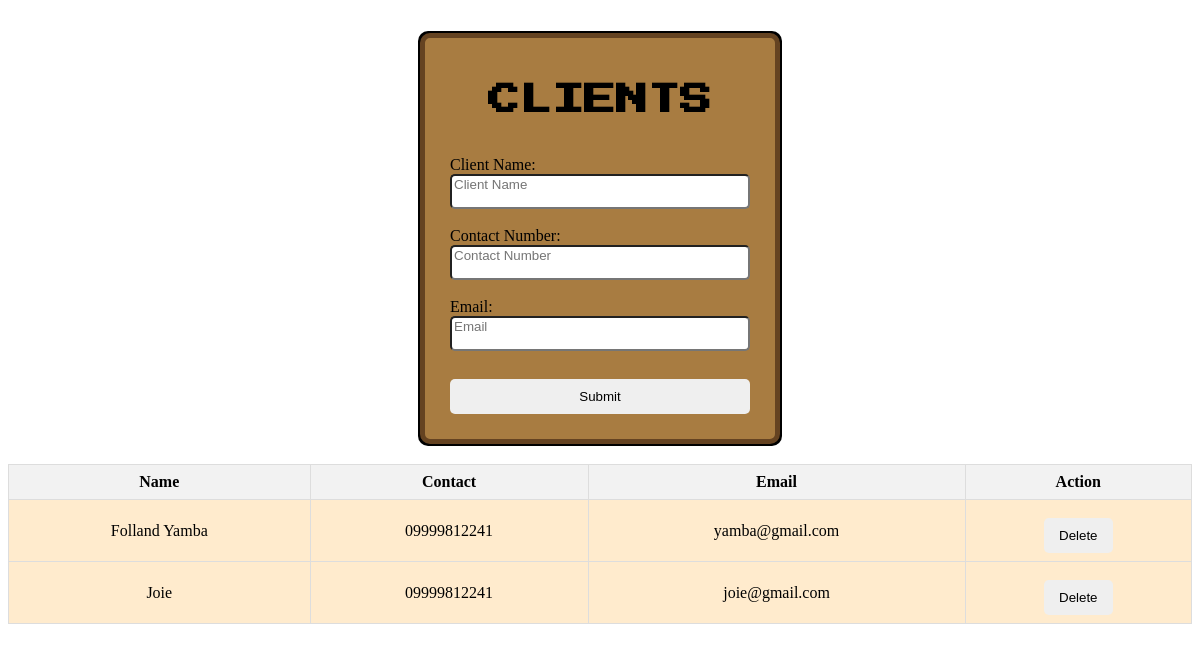
/Admin/client.php, run on the app's committed database.
### tables this page shows
CREATE TABLE `clients` (
  `Client_name` varchar(255) DEFAULT NULL,
  `concern` varchar(255) DEFAULT NULL,
  `contact_num` varchar(255) DEFAULT NULL,
  `email` varchar(255) DEFAULT NULL,
  `id` int(11) NOT NULL
);

### Admin/client.php (the view, shortened to what this page needs)
<?php
require_once __DIR__ . '/../db/db_connect.php';
$result = $conn->query("SELECT * FROM clients");
?>
<!DOCTYPE html>
<html lang="en">
<head>
</head>
<body>
    <div class="container">
        <form method="POST" action="" class="f">
            <h1>CLIENTS</h1>
            <label>Client Name:</label>
            <input name="client_name" type="text" placeholder="Client Name" required><br>
            <label>Contact Number:</label>
            <input name="contact" type="text" placeholder="Contact Number" required><br>
            <label>Email:</label>
            <input name="email" type="email" placeholder="Email" required><br>
            <button name="sub" type="submit">Submit</button>
        </form>
    </div>
    <table class="table">
        <thead>
            <tr>
                <th>Name</th>
                <th>Contact</th>
                <th>Email</th>
                <th>Action</th>
            </tr>
        </thead>
        <tbody>
        <?php while ($row = $result->fetch_assoc()): ?>
            <tr>
                <td><?php echo htmlspecialchars($row['Client_name']); ?></td>
                <td><?php echo htmlspecialchars($row['contact_num']); ?></td>
                <td><?php echo htmlspecialchars($row['email']); ?></td>
                <td>
                    <form method="POST" style="display:inline;">
                        <button type="submit" name="delete">Delete</button>
                    </form>
                </td>
            </tr>
        <?php endwhile; ?>
        </tbody>
    </table>
</body>
</html>

### Admin/client.php (style rules this page uses)
table { border-collapse: collapse; width: 100%; margin: 20px 0; background-color: blanchedalmond; }
th, td { border: 1px solid #dddddd; text-align: center; padding: 8px; }
th { background-color:rgb(242, 242, 242); }
.container { display: flex; justify-content: center; align-items: center; margin-bottom: 20px; }
h1 { text-align: center; margin-bottom: 40px; font-family: 'Press Start 2P', cursive; }
form.f { display: flex; justify-content: center; align-items: left; width: 300px; border: 5px solid #654321; padding: 25px; border-radius: 10px; flex-direction: column; margin-top: 25px; background-color: #A87C41; box-shadow: 2px 2px 0 #000, -2px -2px 0 #000, 2px -2px 0 #000, -2px 2px 0 #000; }
button { padding: 10px 15px; border-radius: 5px; border: none; cursor: pointer; margin-top: 10px; }
input { padding-bottom: 15px; border-radius: 5px; }

### data on the page
clients: Client_name "Folland Yamba", contact_num "09999812241", email "yamba@gmail.com"
clients: Client_name "Joie", contact_num "09999812241", email "joie@gmail.com"
